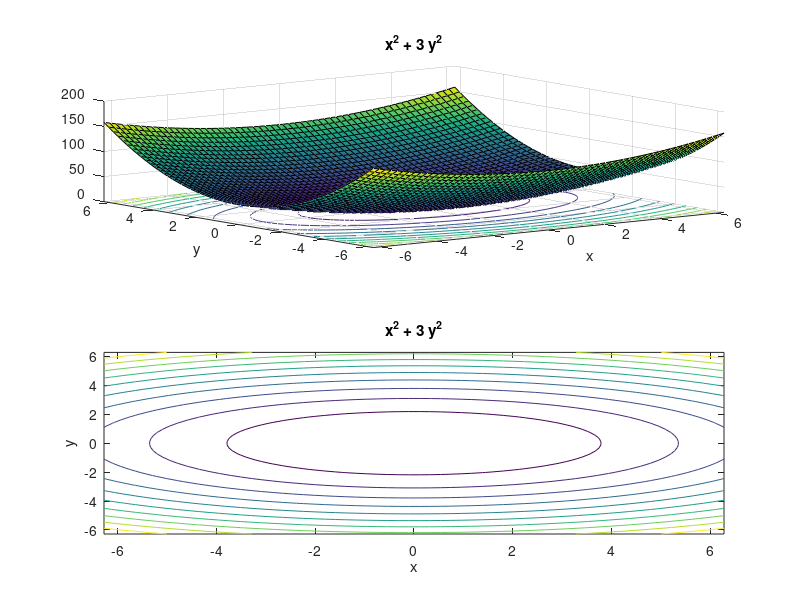

Reproduce this figure in MATLAB.
function gradient_descent
% Example from Kutz. 
% Find the minimum of x^2 + 3y^2 using gradient descent

clear all

ff = @(x,y) x.^2 + 3*y.^2;
subplot(2,1,1), ezsurfc(ff)
subplot(2,1,2), ezcontour(ff)

x(1)=3; y(1)=2; % initial guess
f(1)=x(1)^2+3*y(1)^2; % initial function value

err(1) = 1;
tol = 10^(-6);

for j=1:100
   
    tau=(x(j)^2 +9*y(j)^2)/(2*x(j)^2 + 54*y(j)^2);
    x(j+1)=(1-2*tau)*x(j);  % update values
    y(j+1)=(1-6*tau)*y(j);
    f(j+1)=x(j+1)^2+3*y(j+1)^2;
    err(j+1) = abs(f(j+1)-f(j));
    
    if err(j+1)<tol  % check convergence
        break
    end
    
end
%semilogy(err(2:end)), grid on
disp(['iter=',num2str(j+1),', x = ',num2str(x(end)),...
    ', y=',num2str(y(end)),', f=',num2str(f(end))])